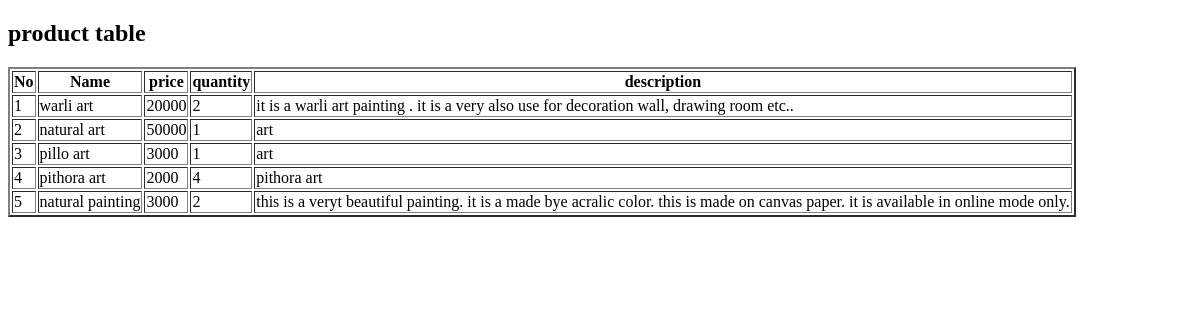
/table_all_p/, run on an earlier commit of the app's database.
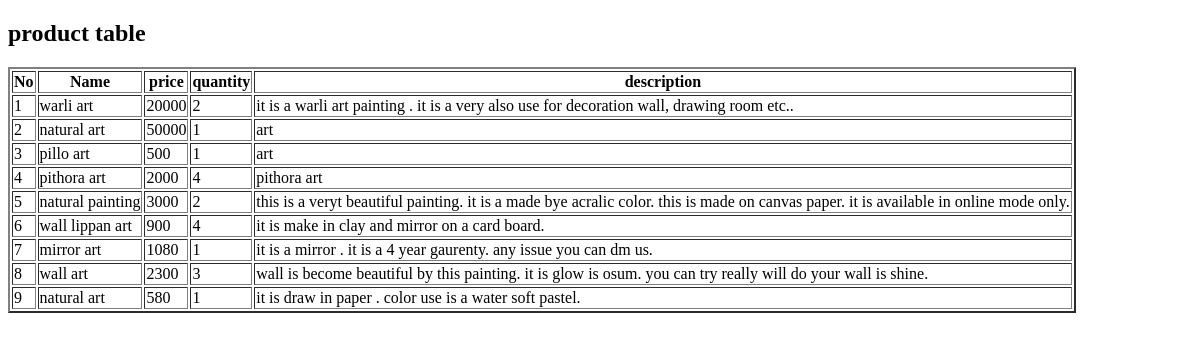
And on a later commit of the database.
### app1/models.py (models this page shows, shortened)
class Product(models.Model):
        Category=models.ForeignKey(Category, on_delete=models.CASCADE)
        name=models.CharField(max_length=200)
        img=models.ImageField(upload_to='product')
        price = models.IntegerField()
        description= models.TextField()
        quantity=models.IntegerField()

### app1/views.py (the view)
# urls.py: path('table_all_p/', table_all_p),
def table_all_p(request):
    a = Product.objects.all()
    return render(request, 'table.html', {'data': a})

### app1/context_processors.py (called while the page is built)
def cart_wishlist_counts(request):
    cart_count = 0
    wishlist_count = 0
    if 'email' in request.session:
        email = request.session['email']
        cart_count = Cart.objects.filter(user_email=email).count()
        wishlist_count = Wishlist.objects.filter(user_email=email).count()
    return {'cart_count': cart_count, 'wishlist_count': wishlist_count}

### app1/templates/table.html (shortened to what this page needs)
<!DOCTYPE html>
<html lang="en">
<head>
</head>
<body>
<h2> product table </h2>
    <table border="2px">
        <tr>
            <th>No</th>
            <th>Name</th>
            <th>price</th>
            <th>quantity</th>
            <th>description</th>
        </tr>
        {% for i in data %}
        <tr>
            <td>{{forloop.counter}}</td>
            <td>{{i.name}}</td>
            <td>{{i.price}}</td>
            <td>{{i.quantity}}</td>
            <td>{{i.description}}</td>
        </tr>
        {% endfor %}
    </table>
</body>
</html>

What changed in the data, as far as the page shows it:
changed Product "pillo art": price "3000" → "500"
added Product: name "wall lippan art", price "900", quantity "4", description "it is make in clay and mirror on a card board."
added Product: name "mirror art", price "1080", quantity "1", description "it is a mirror . it is a 4 year gaurenty. any issue you can dm us."
added Product: name "wall art", price "2300", quantity "3", description "wall is become beautiful by this painting. it is glow is osum. you can try really will do your wall is shine."
added Product: name "natural art", price "580", quantity "1", description "it is draw in paper . color use is a water soft pastel."
